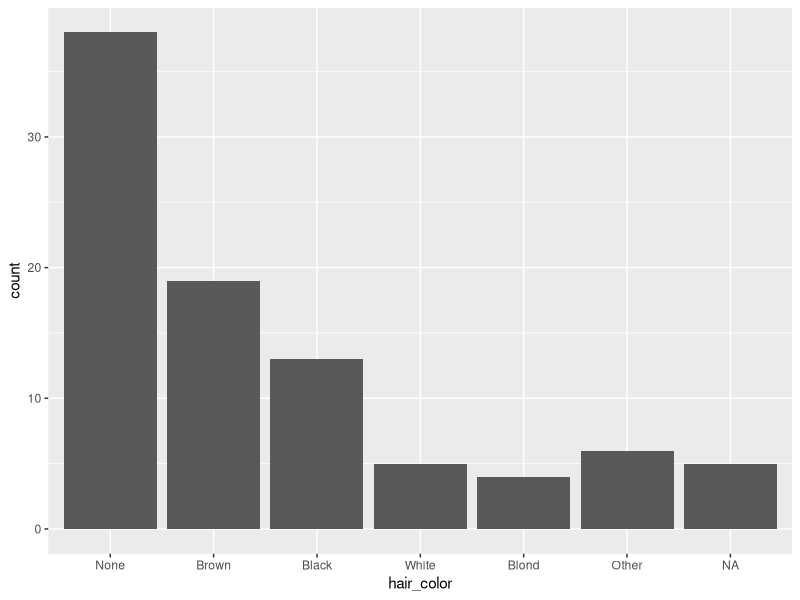

Generate this figure with R:
## ---- chunk 1
library(tidyverse)
## ---- chunk 2
starwars %>% 
  separate_rows(hair_color) %>% 
  mutate(hair_color = if_else(str_detect(hair_color, "londe"), "blond", hair_color)) %>% 
  mutate(hair_color = fct_lump_min(fct_infreq(str_to_title(hair_color)), 4)) %>% 
  ggplot() +
  geom_bar(aes(hair_color))
